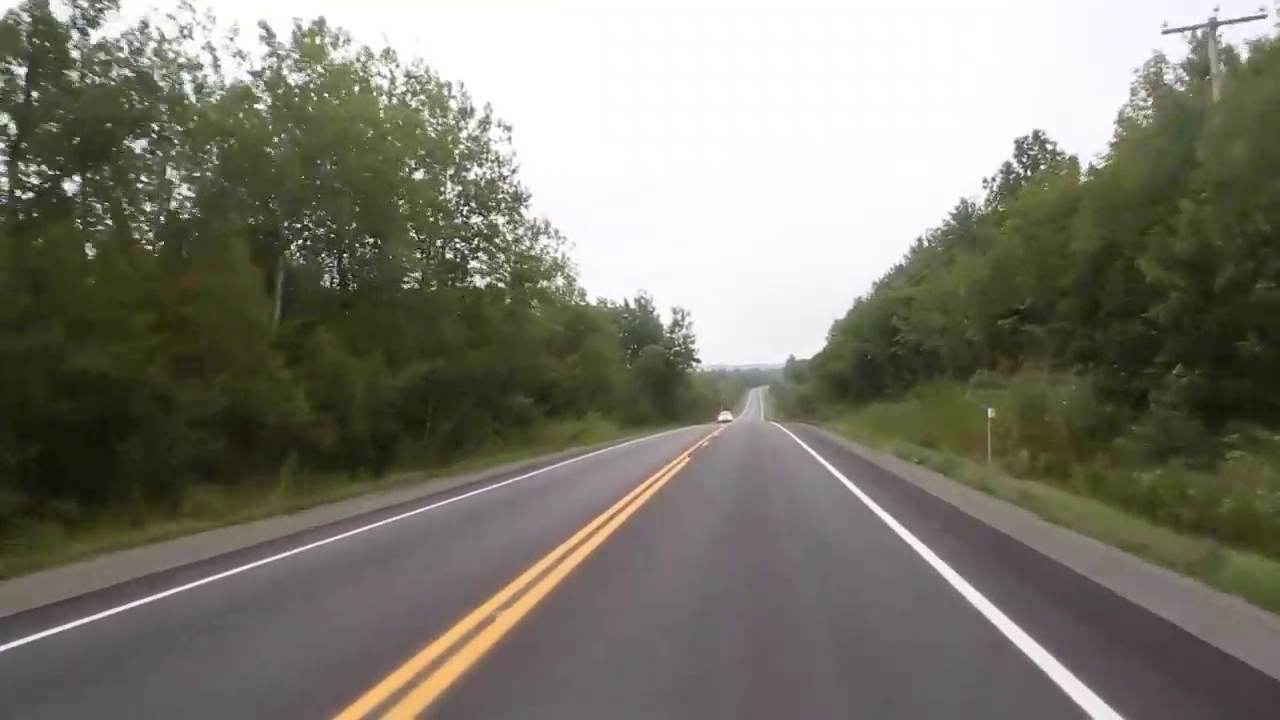
#> input picture frame 17 of testL.mp4, 1280 x 720 px
$ python LANE_Keeping_Assist.py
#> lines starting #> are read from the running program, lines starting #| are printed output that depends on the picture; after the words box and inside, x2 and y2 are one past the last pixel; in counts of white or black regions, pixels touching at a corner belong together; long printed decimals are rounded
import cv2 as cv
import numpy as np
from math import atan, degrees
import json

# [9 lines left out: function canny, not called in this run]
"""
Cette fonction applique l'algorithme de détection de contours Canny sur une image.
Elle convertit d'abord l'image en niveaux de gris, applique un flou gaussien pour réduire le bruit,
puis utilise cv.Canny pour détecter les contours.
"""
def red_white_masking(image):
    hsv = cv.cvtColor(image, cv.COLOR_BGR2HSV)
    lower_y, upper_y = np.array([10, 130, 120], np.uint8), np.array([40, 255, 255], np.uint8)
    lower_w, upper_w = np.array([0, 0, 212], np.uint8), np.array([170, 200, 255], np.uint8)
    mask_y, mask_w = cv.inRange(hsv, lower_y, upper_y), cv.inRange(hsv, lower_w, upper_w)
    mask = cv.bitwise_or(mask_w, mask_y)
    return cv.bitwise_and(image, image, mask=mask)
"""
Cette fonction crée un masque pour détecter les couleurs rouge et blanche sur une image.
L'image est convertie en espace de couleur HSV, puis des seuils de couleur sont appliqués pour créer des masques pour les couleurs rouges et blanches.
Ces masques sont combinés et appliqués à l'image d'origine.
"""
def apply_filter(image):
    kernel = np.array([[-1, 0, 1], [-1, 0, 1], [-1, 0, 1]])
    return cv.filter2D(image, -1, kernel)
"""
Cette fonction applique un filtre de détection de bord à l'image en utilisant un noyau défini pour détecter les bords verticaux.
"""
def region_of_interest(image, vertices):
    mask = np.zeros_like(image)
    cv.fillConvexPoly(mask, cv.convexHull(vertices), 255)
    return cv.bitwise_and(image, mask)
"""
Cette fonction applique un masque polygonal sur l'image pour ne conserver que la région d'intérêt spécifiée par les vertices (sommets).
Les pixels en dehors de cette région sont masqués.
"""
def detect_edges(image):
    return cv.Canny(image, 80, 200)
"""
Cette fonction utilise l'algorithme de détection de contours Canny avec des seuils spécifiques pour détecter les bords dans une image.
"""
def average_slope_intercept(image, lines):
    left_fit, right_fit = [], []
    global left_line_params, right_line_params
    for line in lines:
        x1, y1, x2, y2 = line.reshape(4)
        slope, intercept = np.polyfit((x1, x2), (y1, y2), 1)
        if slope < 0:
            left_fit.append((slope, intercept))
        else:
            right_fit.append((slope, intercept))
    left_fit_average = np.average(left_fit, axis=0) if left_fit else left_line_params
    right_fit_average = np.average(right_fit, axis=0) if right_fit else right_line_params
    left_line_params, right_line_params = left_fit_average, right_fit_average
    return np.array([create_coordinates(image, left_fit_average), create_coordinates(image, right_fit_average)])
"""
Cette fonction calcule la pente moyenne et l'interception des lignes détectées pour les lignes de gauche et de droite.
Elle utilise la régression linéaire pour trouver les lignes de meilleure adaptation et retourne les coordonnées des lignes.
"""
def create_coordinates(image, line_params):
    slope, intercept = line_params
    y1, y2 = image.shape[0], int(image.shape[0] * (2 / 3))
    x1, x2 = int((y1 - intercept) / slope), int((y2 - intercept) / slope)
    return np.array([x1, y1, x2, y2])
"""
Cette fonction génère les coordonnées des points de début et de fin d'une ligne basée sur les paramètres de la ligne (pente et intercept).
Définit y1 comme la hauteur de l'image et y2 comme les deux tiers de la hauteur de l'image.
Calcule x1 et x2 en utilisant l'équation de la ligne y=mx+c (où m est la pente et c est l'intercept).
Retourne un tableau avec les coordonnées [x1, y1, x2, y2].
"""
def draw_lane_lines(image, left_line, right_line, danger_side):
    color_left = (0, 0, 255) if danger_side == 'L' else (0, 255, 0)
    color_right = (0, 0, 255) if danger_side == 'R' else (0, 255, 0)
    cv.line(image, (left_line[0], left_line[1]), (left_line[2], left_line[3]), color_left, 5)
    cv.line(image, (right_line[0], right_line[1]), (right_line[2], right_line[3]), color_right, 5)
    vertices = np.array([[(left_line[0], left_line[1]), (left_line[2], left_line[3]),
                          (right_line[2], right_line[3]), (right_line[0], right_line[1])]], np.int32)
    mask = np.zeros_like(image)
    cv.fillConvexPoly(mask, vertices[0], (200, 0, 0))
    return cv.addWeighted(image, 1, mask, 0.5, 0)
"""
Cette fonction dessine les lignes de la voie sur l'image.
Détermine la couleur des lignes en fonction du côté dangereux (danger_side).
Dessine les lignes gauche et droite avec les couleurs respectives.
Crée un polygone couvrant la région entre les deux lignes et le remplit avec une couleur semi-transparente.
Superpose ce polygone sur l'image originale en utilisant cv.addWeighted.
"""
def process_frame(image):
    height, width = image.shape[:2]
    masked_image = red_white_masking(image)
    filtered_image = apply_filter(masked_image)
    gray_image = cv.cvtColor(filtered_image, cv.COLOR_BGR2GRAY)
    vertices = np.array([[(0, height), (width / 2, height / 2), (width, height)]], np.int32)
    roi_image = region_of_interest(gray_image, vertices)
    edges = detect_edges(roi_image)
    lines = cv.HoughLinesP(edges, 1, np.pi / 180, 20, minLineLength=5, maxLineGap=200)
    left_lane, right_lane = average_slope_intercept(image, lines)
    center_of_lanes = (left_lane + right_lane) / 2
    center_of_frame = width // 2
    deviation = center_of_frame - center_of_lanes[0]
    angle_degrees = degrees(atan(deviation / center_of_frame))
    direction = "R" if deviation < 0 else "L"
    danger_side = direction if abs(angle_degrees) > 10 else None
    final_image = draw_lane_lines(image.copy(), left_lane, right_lane, danger_side)
    cv.putText(final_image, f"Move {direction} ({abs(angle_degrees):.2f} degrees)", (50, 50), cv.FONT_HERSHEY_SIMPLEX, 1, (0, 255, 0), 2, cv.LINE_AA)
    if abs(angle_degrees) > 10:
        cv.putText(final_image, "Warning!!! Car out of Lane", (50, 100), cv.FONT_HERSHEY_SIMPLEX, 1, (0, 0, 255), 2, cv.LINE_AA)
    print(f"Move {direction} with a deviation of {abs(angle_degrees):.2f} degrees")
    print(json.dumps({"r": direction, "b": abs(angle_degrees)}))
    return final_image
"""
Cette fonction traite une image de cadre de vidéo.
"""
cap = cv.VideoCapture("testL.mp4")
left_line_params, right_line_params = None, None

while cap.isOpened():
    ret, frame = cap.read()
#> frame is the input picture: shape (720, 1280, 3); mean B, G, R 111.5, 123, 124.8
    if not ret:
        cap.set(cv.CAP_PROP_POS_FRAMES, 0)
        continue
    resized_frame = cv.resize(frame, (1080, 640))
    detected_frame = process_frame(resized_frame)
#> in red_white_masking, `mask_y, mask_w = cv.inRange(hsv, lower_y, upper_y), cv.inRange(hsv, lo..`:
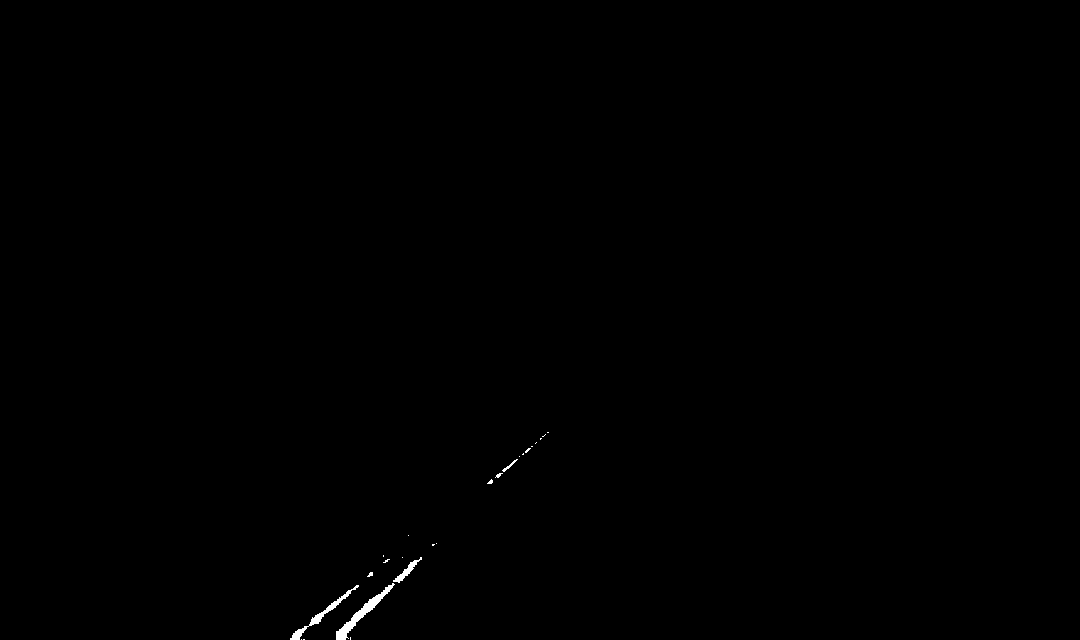
#> mask_y: shape (640, 1080); 0.19% white; 24 white regions (19 under 20 px), largest, box (x1, y1, x2, y2) and area: (336, 583, 395, 640) 578, (290, 585, 359, 640) 389, (393, 557, 422, 583) 176, (502, 459, 518, 472) 43, (495, 473, 503, 478) 20
#> in red_white_masking, `mask_y, mask_w = cv.inRange(hsv, lower_y, upper_y), cv.inRange(hsv, lo..`:
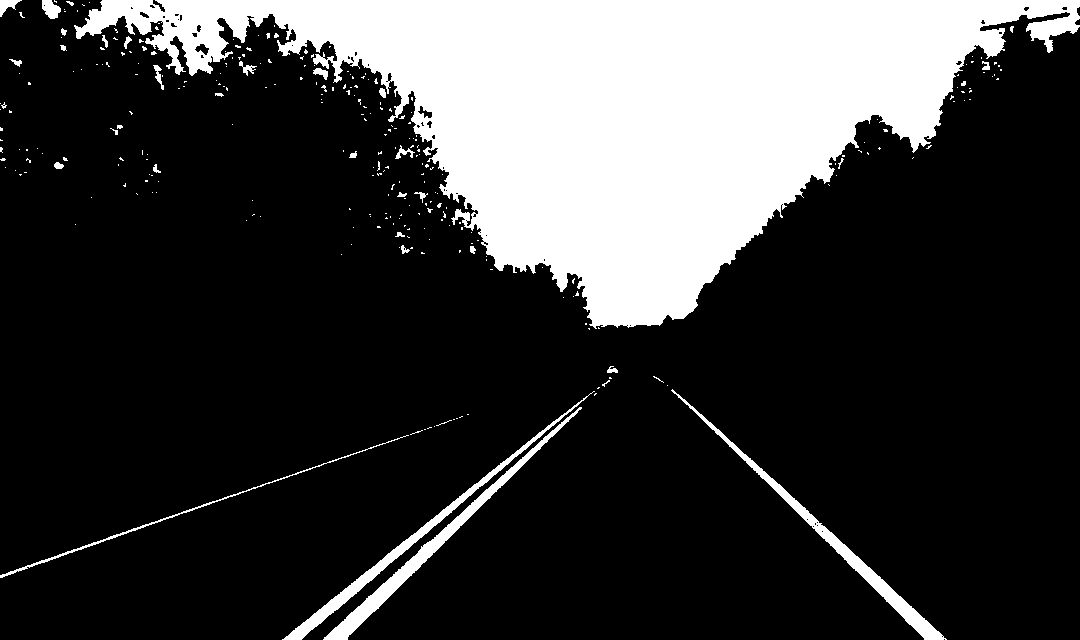
#> mask_w: shape (640, 1080); 22.7% white; 292 white regions (259 under 20 px), largest, box (x1, y1, x2, y2) and area: (74, 0, 1080, 329) 143973, (323, 407, 582, 640) 3355, (671, 389, 947, 640) 3154
#> in detect_edges, `return cv.Canny(image, 80, 200)`:
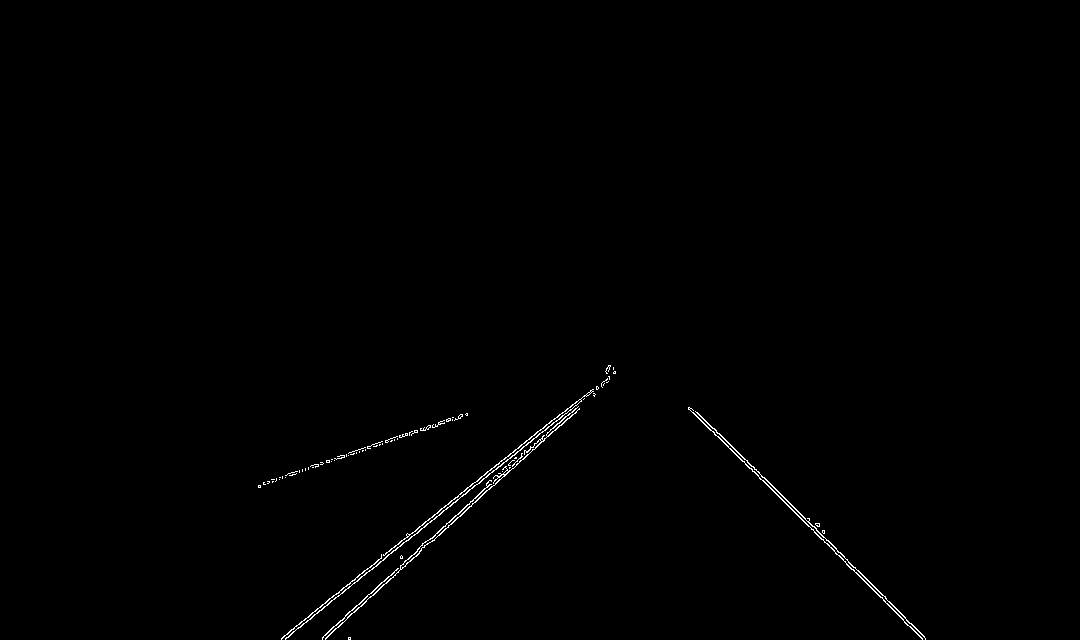
#> returned value: shape (640, 1080); 0.47% white in thin lines or dots, all inside (x1, y1, x2, y2) = (258, 365, 926, 640)
#> in process_frame, `lines = cv.HoughLinesP(edges, 1, np.pi / 180, 20, minLineLength=5, max..`: lines = 30 rows, first 6: [312, 612, 606, 382], [332, 631, 602, 387], [791, 504, 922, 639], [688, 407, 760, 479], [345, 615, 615, 372], [285, 638, 615, 371]
#> the loop in average_slope_intercept, `for line in lines:` made 30 passes
#> (x1, y1, x2, y2, slope, intercept) on passes 1 to 8: (312, 612, 606, 382, -0.782, 856.1), (332, 631, 602, 387, -0.904, 931), (791, 504, 922, 639, 1.03, -311.2), (688, 407, 760, 479, 1, -281), (345, 615, 615, 372, -0.9, 925.5), (285, 638, 615, 371, -0.809, 868.6), (263, 482, 462, 414, -0.342, 571.9), (764, 477, 907, 625, 1.03, -313.7)
#> after the loop in average_slope_intercept, `for line in lines:`: left_fit = 18 items, first 6: (-0.782, 856.1), (-0.904, 931), (-0.9, 925.5), (-0.809, 868.6), (-0.342, 571.9), (-0.343, 573.5); right_fit = [(1.03, -311.2), (1, -281), (1.03, -313.7), (1.03, -303.8), (1.03, -312.1), (1.04, -312.4), (1.03, -318.9), (1.06, -344), (0.966, -256.7), (1.06, -335.5), (1.04, -318.1), (1.09, -348.3)]
#> in average_slope_intercept, `left_fit_average = np.average(left_fit, axis=0) if left_fit else left_..`: left_fit_average = [-0.761, 838.1]
#> in average_slope_intercept, `right_fit_average = np.average(right_fit, axis=0) if right_fit else ri..`: right_fit_average = [1.03, -313]
#> in average_slope_intercept, `left_line_params, right_line_params = left_fit_average, right_fit_aver..`: left_line_params = [-0.761, 838.1]; right_line_params = [1.03, -313]
#> in create_coordinates, `slope, intercept = line_params`: slope = -0.761; intercept = 838.1
#> in create_coordinates, `x1, x2 = int((y1 - intercept) / slope), int((y2 - intercept) / slope)`: x1 = 260; x2 = 541
#> in process_frame, `left_lane, right_lane = average_slope_intercept(image, lines)`: left_lane = [260, 640, 541, 426]; right_lane = [921, 640, 714, 426]
#> in process_frame, `center_of_lanes = (left_lane + right_lane) / 2`: center_of_lanes = [590.5, 640, 627.5, 426]
#> in process_frame, `deviation = center_of_frame - center_of_lanes[0]`: deviation = -50.5
#> in process_frame, `angle_degrees = degrees(atan(deviation / center_of_frame))`: angle_degrees = -5.34
#> in process_frame, `direction = "R" if deviation < 0 else "L"`: direction = 'R'
#> in draw_lane_lines, `cv.line(image, (right_line[0], right_line[1]), (right_line[2], right_l..`:
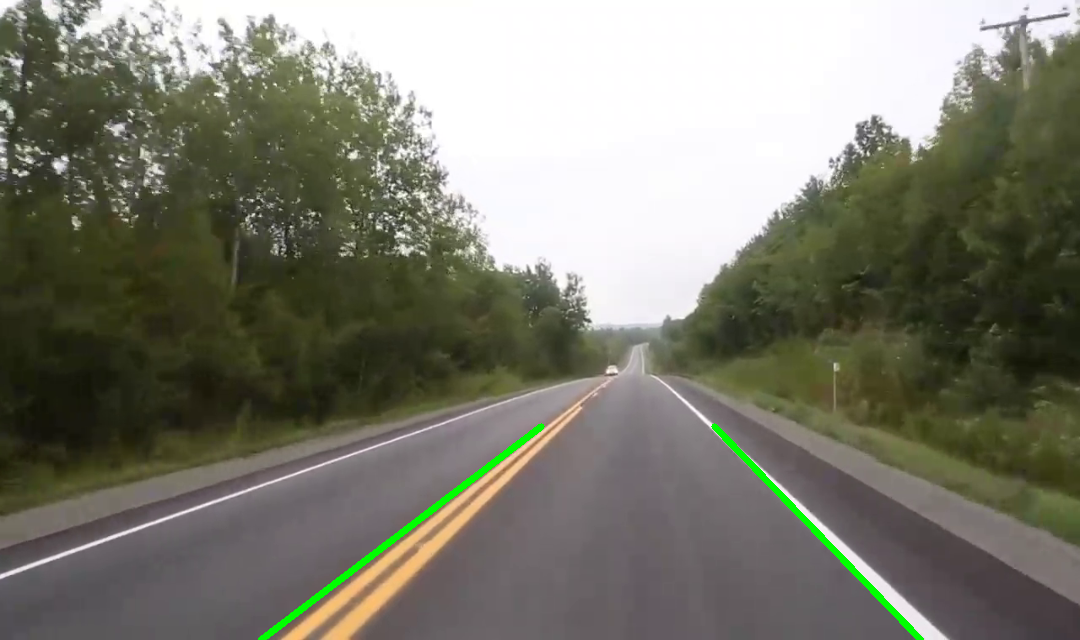
#> image: shape (640, 1080, 3); mean of channels 0, 1, 2 110.5, 123.7, 123.8; drawn as B, G, R
#> in draw_lane_lines, `vertices = np.array([[(left_line[0], left_line[1]), (left_line[2], lef..`: vertices = [[260, 640], [541, 426], [714, 426], [921, 640]]
#> in draw_lane_lines, `cv.fillConvexPoly(mask, vertices[0], (200, 0, 0))`:
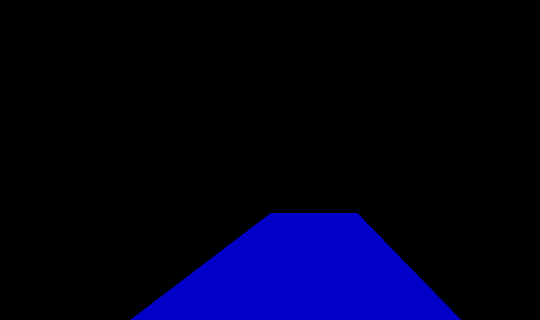
#> mask: shape (640, 1080, 3) (shown at 1/2 size); mean of channels 0, 1, 2 25.9, 0, 0; drawn as B, G, R
#> in process_frame, `cv.putText(final_image, f"Move {direction} ({abs(angle_degrees):.2f} d..`:
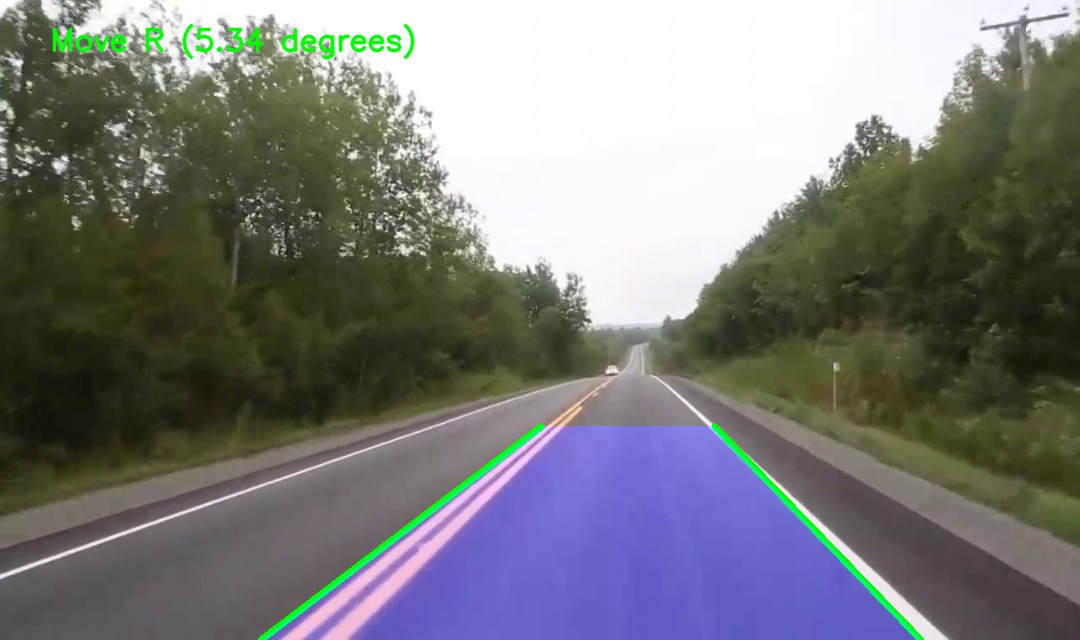
#> final_image: shape (640, 1080, 3); mean B, G, R 122.6, 123.9, 122.9
#| Move R with a deviation of 5.34 degrees
#| {"r": "R", "b": 5.343}
    cv.imshow('Lane keeping assist', detected_frame)
    if cv.waitKey(1) & 0xFF == ord('q'):
#> (key q is pressed here)
        break

cv.destroyAllWindows()
cap.release()
